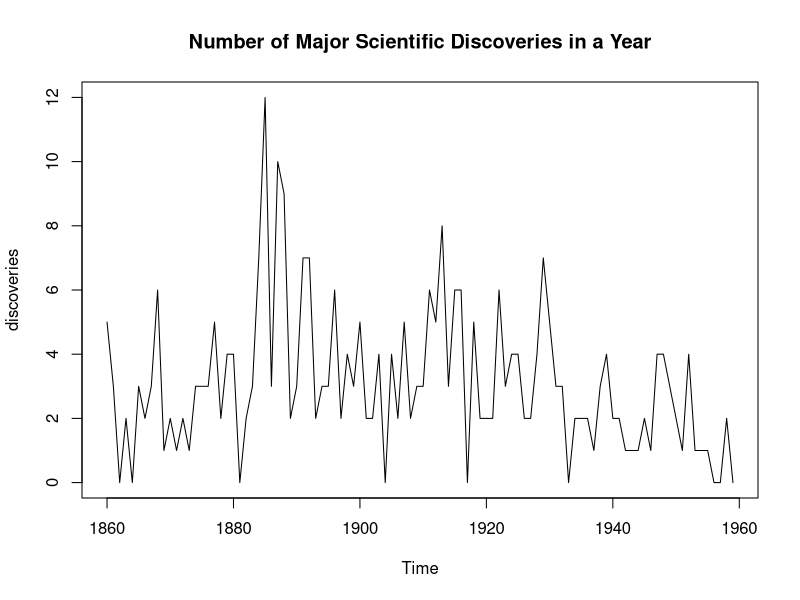
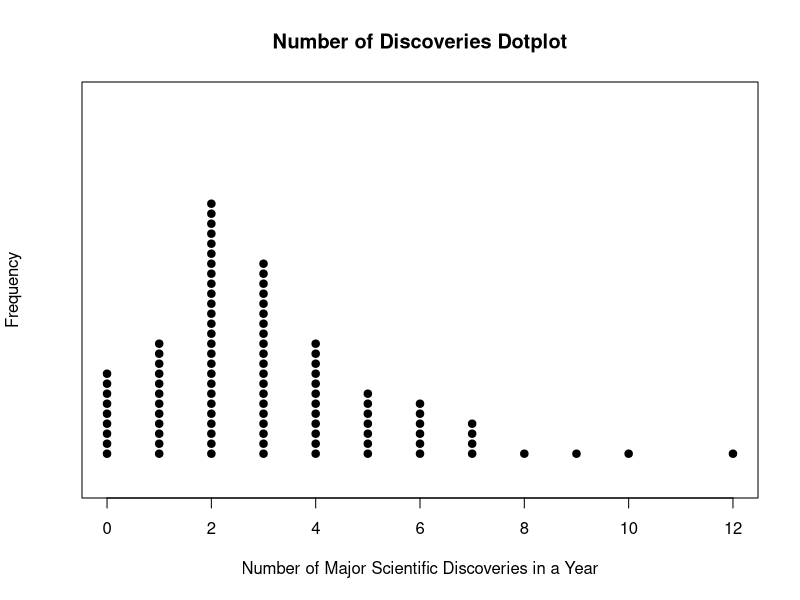
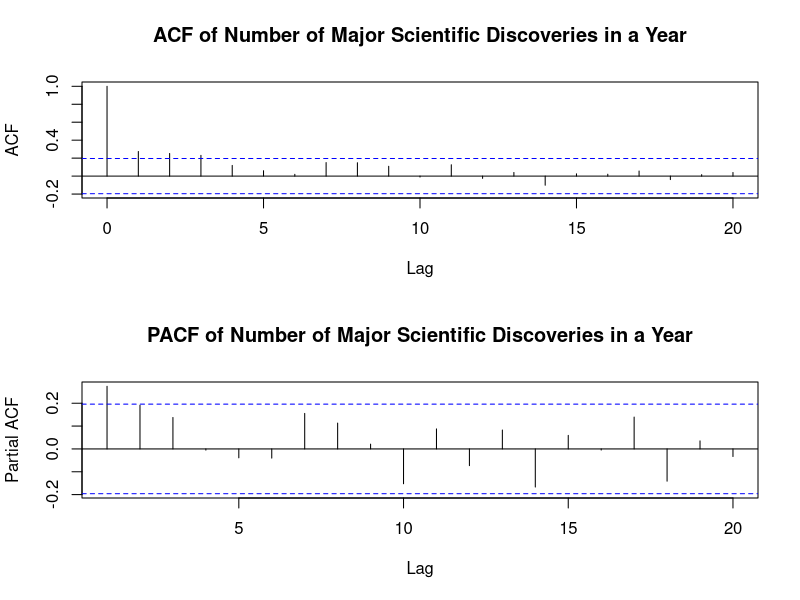

These charts were generated, in order, by the following R code:
rm(list=ls(all=TRUE))

# We will use dataset "discoveries"
# Yearly numbers of important Discoveries

plot(discoveries, main="Number of Major Scientific Discoveries in a Year")
stripchart(discoveries, method="stack", offset = 0.5, at=.15, pch=19,
           main = "Number of Discoveries Dotplot",
           xlab = "Number of Major Scientific Discoveries in a Year", 
           ylab = "Frequency")

par(mfcol=c(2,1))
acf(discoveries, main="ACF of Number of Major Scientific Discoveries in a Year")
acf(discoveries, type="partial", main="PACF of Number of Major Scientific Discoveries in a Year")


# Now, this is challenge
# both ACF and PACF cuts off after some lags. 
# We know how to judge AR and MA, but how to handle mixed AR/MA
#         AR(p)                   MA(q)                    ARMA(p, q)
# -----+------------------------+------------------------+------------------
# ACF  | Tails off              | Cuts off after lag q   | Tails off
# PACF | Cuts off after lag p   | Tails off              | Tails off
#

# our proposal is to use AIC to search for right parameters

cat("c=(0, 0, 1) , AIC =", AIC(arima(discoveries, order=c(0,0,1))), "\n")
cat("c=(0, 0, 2) , AIC =",AIC(arima(discoveries, order=c(0,0,2))), "\n")
cat("c=(0, 0, 3) , AIC =",AIC(arima(discoveries, order=c(0,0,3))), "\n")
cat("c=(1, 0, 0) , AIC =",AIC(arima(discoveries, order=c(1,0,0))), "\n")
cat("c=(1, 0, 1) , AIC =",AIC(arima(discoveries, order=c(1,0,1))), "\n")
cat("c=(1, 0, 2) , AIC =",AIC(arima(discoveries, order=c(1,0,2))), "\n")
cat("c=(1, 0, 3) , AIC =",AIC(arima(discoveries, order=c(1,0,3))), "\n")
cat("c=(2, 0, 0) , AIC =",AIC(arima(discoveries, order=c(2,0,0))), "\n")
cat("c=(2, 0, 1) , AIC =",AIC(arima(discoveries, order=c(2,0,1))), "\n")
cat("c=(2, 0, 2) , AIC =",AIC(arima(discoveries, order=c(2,0,2))), "\n")
cat("c=(2, 0, 3) , AIC =",AIC(arima(discoveries, order=c(2,0,3))), "\n")
cat("c=(3, 0, 0) , AIC =",AIC(arima(discoveries, order=c(3,0,0))), "\n")
cat("c=(3, 0, 1) , AIC =",AIC(arima(discoveries, order=c(3,0,1))), "\n")
cat("c=(3, 0, 2) , AIC =",AIC(arima(discoveries, order=c(3,0,2))), "\n")
cat("c=(3, 0, 3) , AIC =",AIC(arima(discoveries, order=c(3,0,3))), "\n")

# we will see c=(1,0,1) & c=(3, 0, 2) gives smallest value, to simplify the model, we choose 1,0,1
# c=(0, 0, 1) , AIC = 445.5895 
# c=(0, 0, 2) , AIC = 444.6742 
# c=(0, 0, 3) , AIC = 441.323 
# c=(1, 0, 0) , AIC = 443.3792 
# c=(1, 0, 1) , AIC = 440.198 
# c=(1, 0, 2) , AIC = 442.0428 
# c=(1, 0, 3) , AIC = 442.6747 
# c=(2, 0, 0) , AIC = 441.6155 
# c=(2, 0, 1) , AIC = 442.0722 
# c=(2, 0, 2) , AIC = 443.7021 
# c=(2, 0, 3) , AIC = 441.6594 
# c=(3, 0, 0) , AIC = 441.5658 
# c=(3, 0, 1) , AIC = 443.5655 
# c=(3, 0, 2) , AIC = 439.9263 
# c=(3, 0, 3) , AIC = 441.2941 
